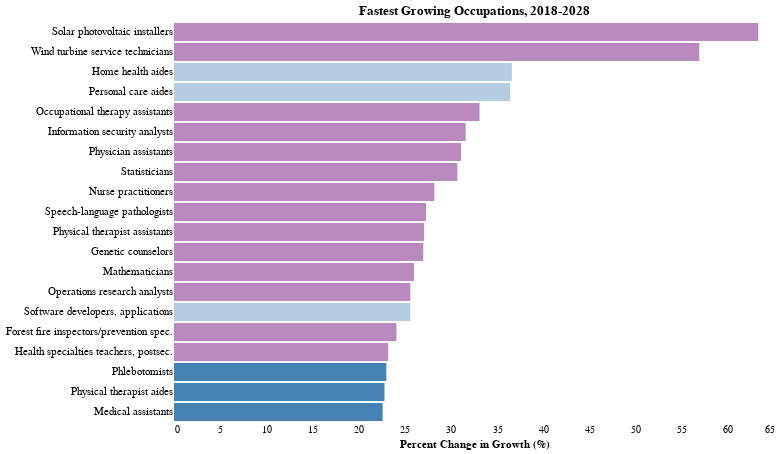

The notebook cell saved with this chart:
### Code cell
# Fastest growing occupations

# Highlight wages that are below the overall median for the country
alt.Chart(occs_fastest_20).mark_bar().encode(
    y=alt.Y('Occupation:N', sort='-x', axis=alt.Axis(title=None, ticks=False, domain=False, labelFontSize=11)),
    x=alt.X('Percent Change:Q', axis=alt.Axis(ticks=False, domain=False), title='Percent Change in Growth (%)'),
    # The highlight will be set on the result of a conditional statement
    color=alt.condition(
        alt.datum.Median >= 39810,  # If the median is greater than 39810 (2019 OES), this statement is true
        alt.value('#b88abd'),     # which sets the bar orange.
        alt.value('steelblue')   # And if it's not true it sets the bar steelblue.
    ),
    opacity=alt.condition(
        alt.datum.Median == 0,  ##turned down opacity for occs with no wage available
        alt.value(0.4),
        alt.value(1)
        ),
    tooltip = [alt.Tooltip('Occupation'),
               alt.Tooltip('2018 Employment', title='2018 Employment (thousands)'),
               alt.Tooltip('2028 Employment', title='2028 Employment (thousands)'),
               alt.Tooltip('Percent Change', format=".1f", title='Percent Change in Growth (%)'),
               alt.Tooltip('Median', title='Median Wage', format='$,d')
                ]
).properties(width=600, title="Fastest Growing Occupations, 2018-2028"
).configure_axis(
    grid=False
).configure_view(
    strokeWidth=0
).interactive()  

# Note: For the tooltip, I wanted to show that the median was N/A if the value is 0.  
# In this case, a 0 wage means the wage is not available, but I could not get the tooltip to work to code in that manner.

### Figure 1 — Vega-Lite specification as saved in the notebook (floating-point values rounded to 4 significant figures)
{"config": {"view": {"continuousWidth": 400, "continuousHeight": 300, "strokeWidth": 0}, "axis": {"grid": false}}, "data": {"name": "data-d32cee759145e3be53c2dcd2bed99559"}, "mark": "bar", "encoding": {"color": {"condition": {"value": "#b88abd", "test": "(datum.Median >= 39810)"}, "value": "steelblue"}, "opacity": {"condition": {"value": 0.4, "test": "(datum.Median === 0)"}, "value": 1}, "tooltip": [{"type": "nominal", "field": "Occupation"}, {"type": "quantitative", "field": "2018 Employment", "title": "2018 Employment (thousands)"}, {"type": "quantitative", "field": "2028 Employment", "title": "2028 Employment (thousands)"}, {"type": "quantitative", "field": "Percent Change", "format": ".1f", "title": "Percent Change in Growth (%)"}, {"type": "quantitative", "field": "Median", "format": "$,d", "title": "Median Wage"}], "x": {"type": "quantitative", "axis": {"domain": false, "ticks": false}, "field": "Percent Change", "title": "Percent Change in Growth (%)"}, "y": {"type": "nominal", "axis": {"domain": false, "labelFontSize": 11, "ticks": false, "title": null}, "field": "Occupation", "sort": "-x"}}, "selection": {"selector027": {"type": "interval", "bind": "scales", "encodings": ["x", "y"]}}, "title": "Fastest Growing Occupations, 2018-2028", "width": 600, "$schema": "https://vega.github.io/schema/vega-lite/v4.8.1.json", "datasets": {"data-d32cee759145e3be53c2dcd2bed99559": [{"Occupation": "Solar photovoltaic installers", "Occupation Code": "47-2231", "2018 Employment": 9.7, "2028 Employment": 15.8, "Numeric Change": 6.1, "Percent Change": 63.3, "Median": 44890.0}, {"Occupation": "Wind turbine service technicians", "Occupation Code": "49-9081", "2018 Employment": 6.6, "2028 Employment": 10.3, "Numeric Change": 3.8, "Percent Change": 56.9, "Median": 52910.0}, {"Occupation": "Home health aides", "Occupation Code": "31-1011", "2018 Employment": 831.8, "2028 Employment": 1137.0, "Numeric Change": 304.8, "Percent Change": 36.6, "Median": 0.0}, {"Occupation": "Personal care aides", "Occupation Code": "39-9021", "2018 Employment": 2421.0, "2028 Employment": 3302.0, "Numeric Change": 881.0, "Percent Change": 36.4, "Median": 0.0}, {"Occupation": "Occupational therapy assistants", "Occupation Code": "31-2011", "2018 Employment": 43.8, "2028 Employment": 58.3, "Numeric Change": 14.5, "Percent Change": 33.1, "Median": 61510.0}, {"Occupation": "Information security analysts", "Occupation Code": "15-1122", "2018 Employment": 112.3, "2028 Employment": 147.7, "Numeric Change": 35.5, "Percent Change": 31.6, "Median": 99730.0}, {"Occupation": "Physician assistants", "Occupation Code": "29-1071", "2018 Employment": 118.8, "2028 Employment": 155.7, "Numeric Change": 37.0, "Percent Change": 31.1, "Median": 112300.0}, {"Occupation": "Statisticians", "Occupation Code": "15-2041", "2018 Employment": 44.4, "2028 Employment": 58.0, "Numeric Change": 13.6, "Percent Change": 30.7, "Median": 91160.0}, {"Occupation": "Nurse practitioners", "Occupation Code": "29-1171", "2018 Employment": 189.1, "2028 Employment": 242.4, "Numeric Change": 53.3, "Percent Change": 28.2, "Median": 109800.0}, {"Occupation": "Speech-language pathologists", "Occupation Code": "29-1127", "2018 Employment": 153.7, "2028 Employment": 195.6, "Numeric Change": 41.9, "Percent Change": 27.3, "Median": 79120.0}, {"Occupation": "Physical therapist assistants", "Occupation Code": "31-2021", "2018 Employment": 98.4, "2028 Employment": 125.0, "Numeric Change": 26.7, "Percent Change": 27.1, "Median": 58790.0}, {"Occupation": "Genetic counselors", "Occupation Code": "29-9092", "2018 Employment": 3.0, "2028 Employment": 3.8, "Numeric Change": 0.8, "Percent Change": 27.0, "Median": 81880.0}, {"Occupation": "Mathematicians", "Occupation Code": "15-2021", "2018 Employment": 2.9, "2028 Employment": 3.6, "Numeric Change": 0.8, "Percent Change": 26.0, "Median": 105000.0}, {"Occupation": "Operations research analysts", "Occupation Code": "15-2031", "2018 Employment": 109.7, "2028 Employment": 137.9, "Numeric Change": 28.1, "Percent Change": 25.6, "Median": 84810.0}, {"Occupation": "Software developers, applications", "Occupation Code": "15-1132", "2018 Employment": 944.2, "2028 Employment": 1186.0, "Numeric Change": 241.5, "Percent Change": 25.6, "Median": 0.0}, {"Occupation": "Forest fire inspectors/prevention spec.", "Occupation Code": "33-2022", "2018 Employment": 2.2, "2028 Employment": 2.8, "Numeric Change": 0.5, "Percent Change": 24.1, "Median": 45270.0}, {"Occupation": "Health specialties teachers, postsec.", "Occupation Code": "25-1071", "2018 Employment": 254.8, "2028 Employment": 313.9, "Numeric Change": 59.1, "Percent Change": 23.2, "Median": 97320.0}, {"Occupation": "Phlebotomists", "Occupation Code": "31-9097", "2018 Employment": 128.3, "2028 Employment": 157.8, "Numeric Change": 29.5, "Percent Change": 23.0, "Median": 35510.0}, {"Occupation": "Physical therapist aides", "Occupation Code": "31-2022", "2018 Employment": 49.8, "2028 Employment": 61.2, "Numeric Change": 11.3, "Percent Change": 22.8, "Median": 27000.0}, {"Occupation": "Medical assistants", "Occupation Code": "31-9092", "2018 Employment": 686.6, "2028 Employment": 841.5, "Numeric Change": 154.9, "Percent Change": 22.6, "Median": 34800.0}]}}
